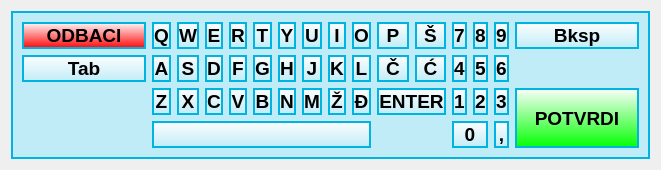
<?xml version="1.0" encoding="UTF-8"?>
<ui version="4.0">
 <class>Form</class>
 <widget class="QWidget" name="Form">
  <property name="enabled">
   <bool>true</bool>
  </property>
  <property name="geometry">
   <rect>
    <x>0</x>
    <y>0</y>
    <width>1285</width>
    <height>358</height>
   </rect>
  </property>
  <property name="sizePolicy">
   <sizepolicy hsizetype="Fixed" vsizetype="Fixed">
    <horstretch>0</horstretch>
    <verstretch>0</verstretch>
   </sizepolicy>
  </property>
  <property name="windowTitle">
   <string/>
  </property>
  <layout class="QHBoxLayout" name="horizontalLayout">
   <property name="sizeConstraint">
    <enum>QLayout::SetFixedSize</enum>
   </property>
   <item>
    <widget class="QFrame" name="frMainFrame">
     <property name="styleSheet">
      <string notr="true">
QFrame{
	background-color: transparent;
}


QFrame#frMainFrame{
    color: rgb(0, 180, 225);
	background-color: #bfecf7;
}


QPushButton 
{
background-color: qlineargradient(spread:reflect, x1:0, y1:0, x2:0, y2:1, stop:0 #fefefe, stop:1 #bfecf7);
border: 2px solid #00b4E1;
}

QPushButton:disabled
{
background-color: qlineargradient(spread:reflect, x1:0, y1:0, x2:0, y2:1, stop:0 #dcdcdc, stop:1 rgb(149, 192, 225));
color: #b2b2b2;
border-color: #00b4E1;
}

QPushButton::pressed
{
background-color: qlineargradient(spread:reflect, x1:0, y1:0, x2:0, y2:1, stop:0 #ffffff, stop:1  rgb(149, 192, 225)c);
color: #888888;
}

QPushButton 
{
font-weight: bold;
font-size:14pt;
}

#btnNumpadMINUS,#btnNumpadPLUS
{
 width: 55px;
}

#btnCANCEL
{
background-color: qlineargradient(spread:reflect, x1:0, y1:0, x2:0, y2:1, stop:0 #fefefe, stop:1 #FF0000);
border: 2px solid #00b4E1;
width:120px;
}

#btnVALID
{
background-color: qlineargradient(spread:reflect, x1:0, y1:0, x2:0, y2:1, stop:0 #fefefe, stop:1 #00FF00);
border: 2px solid #00b4E1;
width:120px;
}
</string>
     </property>
     <property name="frameShape">
      <enum>QFrame::Box</enum>
     </property>
     <property name="frameShadow">
      <enum>QFrame::Plain</enum>
     </property>
     <property name="lineWidth">
      <number>2</number>
     </property>
     <layout class="QHBoxLayout" name="horizontalLayout_2" stretch="5,2">
      <item>
       <layout class="QGridLayout" name="gridLayout_2">
        <item row="0" column="0">
         <widget class="QPushButton" name="btnCANCEL">
          <property name="sizePolicy">
           <sizepolicy hsizetype="Expanding" vsizetype="Expanding">
            <horstretch>0</horstretch>
            <verstretch>0</verstretch>
           </sizepolicy>
          </property>
          <property name="focusPolicy">
           <enum>Qt::NoFocus</enum>
          </property>
          <property name="text">
           <string>ODBACI</string>
          </property>
         </widget>
        </item>
        <item row="0" column="1">
         <widget class="QPushButton" name="btnQ">
          <property name="sizePolicy">
           <sizepolicy hsizetype="Expanding" vsizetype="Expanding">
            <horstretch>0</horstretch>
            <verstretch>0</verstretch>
           </sizepolicy>
          </property>
          <property name="focusPolicy">
           <enum>Qt::NoFocus</enum>
          </property>
          <property name="text">
           <string>Q</string>
          </property>
         </widget>
        </item>
        <item row="0" column="2">
         <widget class="QPushButton" name="btnW">
          <property name="sizePolicy">
           <sizepolicy hsizetype="Expanding" vsizetype="Expanding">
            <horstretch>0</horstretch>
            <verstretch>0</verstretch>
           </sizepolicy>
          </property>
          <property name="focusPolicy">
           <enum>Qt::NoFocus</enum>
          </property>
          <property name="text">
           <string>W</string>
          </property>
         </widget>
        </item>
        <item row="0" column="3">
         <widget class="QPushButton" name="btnE">
          <property name="sizePolicy">
           <sizepolicy hsizetype="Expanding" vsizetype="Expanding">
            <horstretch>0</horstretch>
            <verstretch>0</verstretch>
           </sizepolicy>
          </property>
          <property name="focusPolicy">
           <enum>Qt::NoFocus</enum>
          </property>
          <property name="text">
           <string>E</string>
          </property>
         </widget>
        </item>
        <item row="0" column="4">
         <widget class="QPushButton" name="btnR">
          <property name="sizePolicy">
           <sizepolicy hsizetype="Expanding" vsizetype="Expanding">
            <horstretch>0</horstretch>
            <verstretch>0</verstretch>
           </sizepolicy>
          </property>
          <property name="focusPolicy">
           <enum>Qt::NoFocus</enum>
          </property>
          <property name="text">
           <string>R</string>
          </property>
         </widget>
        </item>
        <item row="0" column="5">
         <widget class="QPushButton" name="btnT">
          <property name="sizePolicy">
           <sizepolicy hsizetype="Expanding" vsizetype="Expanding">
            <horstretch>0</horstretch>
            <verstretch>0</verstretch>
           </sizepolicy>
          </property>
          <property name="focusPolicy">
           <enum>Qt::NoFocus</enum>
          </property>
          <property name="text">
           <string>T</string>
          </property>
         </widget>
        </item>
        <item row="0" column="6">
         <widget class="QPushButton" name="btnY">
          <property name="sizePolicy">
           <sizepolicy hsizetype="Expanding" vsizetype="Expanding">
            <horstretch>0</horstretch>
            <verstretch>0</verstretch>
           </sizepolicy>
          </property>
          <property name="focusPolicy">
           <enum>Qt::NoFocus</enum>
          </property>
          <property name="text">
           <string>Y</string>
          </property>
         </widget>
        </item>
        <item row="0" column="7">
         <widget class="QPushButton" name="btnU">
          <property name="sizePolicy">
           <sizepolicy hsizetype="Expanding" vsizetype="Expanding">
            <horstretch>0</horstretch>
            <verstretch>0</verstretch>
           </sizepolicy>
          </property>
          <property name="focusPolicy">
           <enum>Qt::NoFocus</enum>
          </property>
          <property name="text">
           <string>U</string>
          </property>
         </widget>
        </item>
        <item row="0" column="8">
         <widget class="QPushButton" name="btnI">
          <property name="sizePolicy">
           <sizepolicy hsizetype="Expanding" vsizetype="Expanding">
            <horstretch>0</horstretch>
            <verstretch>0</verstretch>
           </sizepolicy>
          </property>
          <property name="focusPolicy">
           <enum>Qt::NoFocus</enum>
          </property>
          <property name="text">
           <string>I</string>
          </property>
         </widget>
        </item>
        <item row="0" column="9">
         <widget class="QPushButton" name="btnO">
          <property name="sizePolicy">
           <sizepolicy hsizetype="Expanding" vsizetype="Expanding">
            <horstretch>0</horstretch>
            <verstretch>0</verstretch>
           </sizepolicy>
          </property>
          <property name="focusPolicy">
           <enum>Qt::NoFocus</enum>
          </property>
          <property name="text">
           <string>O</string>
          </property>
         </widget>
        </item>
        <item row="0" column="10">
         <widget class="QPushButton" name="btnP">
          <property name="sizePolicy">
           <sizepolicy hsizetype="Expanding" vsizetype="Expanding">
            <horstretch>0</horstretch>
            <verstretch>0</verstretch>
           </sizepolicy>
          </property>
          <property name="focusPolicy">
           <enum>Qt::NoFocus</enum>
          </property>
          <property name="text">
           <string>P</string>
          </property>
         </widget>
        </item>
        <item row="0" column="11">
         <widget class="QPushButton" name="btnSh">
          <property name="sizePolicy">
           <sizepolicy hsizetype="Expanding" vsizetype="Expanding">
            <horstretch>0</horstretch>
            <verstretch>0</verstretch>
           </sizepolicy>
          </property>
          <property name="focusPolicy">
           <enum>Qt::NoFocus</enum>
          </property>
          <property name="text">
           <string>Š</string>
          </property>
         </widget>
        </item>
        <item row="1" column="0">
         <widget class="QPushButton" name="btnTAB">
          <property name="sizePolicy">
           <sizepolicy hsizetype="Expanding" vsizetype="Expanding">
            <horstretch>0</horstretch>
            <verstretch>0</verstretch>
           </sizepolicy>
          </property>
          <property name="focusPolicy">
           <enum>Qt::NoFocus</enum>
          </property>
          <property name="text">
           <string>Tab</string>
          </property>
         </widget>
        </item>
        <item row="1" column="1">
         <widget class="QPushButton" name="btnA">
          <property name="sizePolicy">
           <sizepolicy hsizetype="Expanding" vsizetype="Expanding">
            <horstretch>0</horstretch>
            <verstretch>0</verstretch>
           </sizepolicy>
          </property>
          <property name="focusPolicy">
           <enum>Qt::NoFocus</enum>
          </property>
          <property name="text">
           <string>A</string>
          </property>
         </widget>
        </item>
        <item row="1" column="2">
         <widget class="QPushButton" name="btnS">
          <property name="sizePolicy">
           <sizepolicy hsizetype="Expanding" vsizetype="Expanding">
            <horstretch>0</horstretch>
            <verstretch>0</verstretch>
           </sizepolicy>
          </property>
          <property name="focusPolicy">
           <enum>Qt::NoFocus</enum>
          </property>
          <property name="text">
           <string>S</string>
          </property>
         </widget>
        </item>
        <item row="1" column="3">
         <widget class="QPushButton" name="btnD">
          <property name="sizePolicy">
           <sizepolicy hsizetype="Expanding" vsizetype="Expanding">
            <horstretch>0</horstretch>
            <verstretch>0</verstretch>
           </sizepolicy>
          </property>
          <property name="focusPolicy">
           <enum>Qt::NoFocus</enum>
          </property>
          <property name="text">
           <string>D</string>
          </property>
         </widget>
        </item>
        <item row="1" column="4">
         <widget class="QPushButton" name="btnF">
          <property name="sizePolicy">
           <sizepolicy hsizetype="Expanding" vsizetype="Expanding">
            <horstretch>0</horstretch>
            <verstretch>0</verstretch>
           </sizepolicy>
          </property>
          <property name="focusPolicy">
           <enum>Qt::NoFocus</enum>
          </property>
          <property name="text">
           <string>F</string>
          </property>
         </widget>
        </item>
        <item row="1" column="5">
         <widget class="QPushButton" name="btnG">
          <property name="sizePolicy">
           <sizepolicy hsizetype="Expanding" vsizetype="Expanding">
            <horstretch>0</horstretch>
            <verstretch>0</verstretch>
           </sizepolicy>
          </property>
          <property name="focusPolicy">
           <enum>Qt::NoFocus</enum>
          </property>
          <property name="text">
           <string>G</string>
          </property>
         </widget>
        </item>
        <item row="1" column="6">
         <widget class="QPushButton" name="btnH">
          <property name="sizePolicy">
           <sizepolicy hsizetype="Expanding" vsizetype="Expanding">
            <horstretch>0</horstretch>
            <verstretch>0</verstretch>
           </sizepolicy>
          </property>
          <property name="focusPolicy">
           <enum>Qt::NoFocus</enum>
          </property>
          <property name="text">
           <string>H</string>
          </property>
         </widget>
        </item>
        <item row="1" column="7">
         <widget class="QPushButton" name="btnJ">
          <property name="sizePolicy">
           <sizepolicy hsizetype="Expanding" vsizetype="Expanding">
            <horstretch>0</horstretch>
            <verstretch>0</verstretch>
           </sizepolicy>
          </property>
          <property name="focusPolicy">
           <enum>Qt::NoFocus</enum>
          </property>
          <property name="text">
           <string>J</string>
          </property>
         </widget>
        </item>
        <item row="1" column="8">
         <widget class="QPushButton" name="btnK">
          <property name="sizePolicy">
           <sizepolicy hsizetype="Expanding" vsizetype="Expanding">
            <horstretch>0</horstretch>
            <verstretch>0</verstretch>
           </sizepolicy>
          </property>
          <property name="focusPolicy">
           <enum>Qt::NoFocus</enum>
          </property>
          <property name="text">
           <string>K</string>
          </property>
         </widget>
        </item>
        <item row="1" column="9">
         <widget class="QPushButton" name="btnL">
          <property name="sizePolicy">
           <sizepolicy hsizetype="Expanding" vsizetype="Expanding">
            <horstretch>0</horstretch>
            <verstretch>0</verstretch>
           </sizepolicy>
          </property>
          <property name="focusPolicy">
           <enum>Qt::NoFocus</enum>
          </property>
          <property name="text">
           <string>L</string>
          </property>
         </widget>
        </item>
        <item row="1" column="10">
         <widget class="QPushButton" name="btnCh">
          <property name="sizePolicy">
           <sizepolicy hsizetype="Expanding" vsizetype="Expanding">
            <horstretch>0</horstretch>
            <verstretch>0</verstretch>
           </sizepolicy>
          </property>
          <property name="focusPolicy">
           <enum>Qt::NoFocus</enum>
          </property>
          <property name="text">
           <string>Č</string>
          </property>
         </widget>
        </item>
        <item row="1" column="11">
         <widget class="QPushButton" name="btnCj">
          <property name="sizePolicy">
           <sizepolicy hsizetype="Expanding" vsizetype="Expanding">
            <horstretch>0</horstretch>
            <verstretch>0</verstretch>
           </sizepolicy>
          </property>
          <property name="focusPolicy">
           <enum>Qt::NoFocus</enum>
          </property>
          <property name="text">
           <string>Ć</string>
          </property>
         </widget>
        </item>
        <item row="3" column="1" colspan="9">
         <widget class="QPushButton" name="btnSPACE">
          <property name="sizePolicy">
           <sizepolicy hsizetype="Expanding" vsizetype="Expanding">
            <horstretch>0</horstretch>
            <verstretch>0</verstretch>
           </sizepolicy>
          </property>
          <property name="focusPolicy">
           <enum>Qt::NoFocus</enum>
          </property>
          <property name="text">
           <string/>
          </property>
         </widget>
        </item>
        <item row="2" column="7">
         <widget class="QPushButton" name="btnM">
          <property name="sizePolicy">
           <sizepolicy hsizetype="Expanding" vsizetype="Expanding">
            <horstretch>0</horstretch>
            <verstretch>0</verstretch>
           </sizepolicy>
          </property>
          <property name="focusPolicy">
           <enum>Qt::NoFocus</enum>
          </property>
          <property name="text">
           <string>M</string>
          </property>
         </widget>
        </item>
        <item row="2" column="6">
         <widget class="QPushButton" name="btnN">
          <property name="sizePolicy">
           <sizepolicy hsizetype="Expanding" vsizetype="Expanding">
            <horstretch>0</horstretch>
            <verstretch>0</verstretch>
           </sizepolicy>
          </property>
          <property name="focusPolicy">
           <enum>Qt::NoFocus</enum>
          </property>
          <property name="text">
           <string>N</string>
          </property>
         </widget>
        </item>
        <item row="2" column="5">
         <widget class="QPushButton" name="btnB">
          <property name="sizePolicy">
           <sizepolicy hsizetype="Expanding" vsizetype="Expanding">
            <horstretch>0</horstretch>
            <verstretch>0</verstretch>
           </sizepolicy>
          </property>
          <property name="focusPolicy">
           <enum>Qt::NoFocus</enum>
          </property>
          <property name="text">
           <string>B</string>
          </property>
         </widget>
        </item>
        <item row="2" column="4">
         <widget class="QPushButton" name="btnV">
          <property name="sizePolicy">
           <sizepolicy hsizetype="Expanding" vsizetype="Expanding">
            <horstretch>0</horstretch>
            <verstretch>0</verstretch>
           </sizepolicy>
          </property>
          <property name="focusPolicy">
           <enum>Qt::NoFocus</enum>
          </property>
          <property name="text">
           <string>V</string>
          </property>
         </widget>
        </item>
        <item row="2" column="3">
         <widget class="QPushButton" name="btnC">
          <property name="sizePolicy">
           <sizepolicy hsizetype="Expanding" vsizetype="Expanding">
            <horstretch>0</horstretch>
            <verstretch>0</verstretch>
           </sizepolicy>
          </property>
          <property name="focusPolicy">
           <enum>Qt::NoFocus</enum>
          </property>
          <property name="text">
           <string>C</string>
          </property>
         </widget>
        </item>
        <item row="2" column="2">
         <widget class="QPushButton" name="btnX">
          <property name="sizePolicy">
           <sizepolicy hsizetype="Expanding" vsizetype="Expanding">
            <horstretch>0</horstretch>
            <verstretch>0</verstretch>
           </sizepolicy>
          </property>
          <property name="focusPolicy">
           <enum>Qt::NoFocus</enum>
          </property>
          <property name="text">
           <string>X</string>
          </property>
         </widget>
        </item>
        <item row="2" column="1">
         <widget class="QPushButton" name="btnZ">
          <property name="sizePolicy">
           <sizepolicy hsizetype="Expanding" vsizetype="Expanding">
            <horstretch>0</horstretch>
            <verstretch>0</verstretch>
           </sizepolicy>
          </property>
          <property name="focusPolicy">
           <enum>Qt::NoFocus</enum>
          </property>
          <property name="text">
           <string>Z</string>
          </property>
         </widget>
        </item>
        <item row="2" column="8">
         <widget class="QPushButton" name="btnZj">
          <property name="sizePolicy">
           <sizepolicy hsizetype="Expanding" vsizetype="Expanding">
            <horstretch>0</horstretch>
            <verstretch>0</verstretch>
           </sizepolicy>
          </property>
          <property name="focusPolicy">
           <enum>Qt::NoFocus</enum>
          </property>
          <property name="text">
           <string>Ž</string>
          </property>
         </widget>
        </item>
        <item row="2" column="9">
         <widget class="QPushButton" name="btnDj">
          <property name="sizePolicy">
           <sizepolicy hsizetype="Expanding" vsizetype="Expanding">
            <horstretch>0</horstretch>
            <verstretch>0</verstretch>
           </sizepolicy>
          </property>
          <property name="focusPolicy">
           <enum>Qt::NoFocus</enum>
          </property>
          <property name="text">
           <string>Đ</string>
          </property>
         </widget>
        </item>
        <item row="2" column="10" colspan="2">
         <widget class="QPushButton" name="btnENTER">
          <property name="sizePolicy">
           <sizepolicy hsizetype="Expanding" vsizetype="Expanding">
            <horstretch>0</horstretch>
            <verstretch>0</verstretch>
           </sizepolicy>
          </property>
          <property name="focusPolicy">
           <enum>Qt::NoFocus</enum>
          </property>
          <property name="text">
           <string>ENTER</string>
          </property>
         </widget>
        </item>
       </layout>
      </item>
      <item>
       <layout class="QGridLayout" name="gridLayout">
        <property name="sizeConstraint">
         <enum>QLayout::SetMinimumSize</enum>
        </property>
        <property name="spacing">
         <number>6</number>
        </property>
        <item row="2" column="0">
         <widget class="QPushButton" name="btnNumpad1">
          <property name="sizePolicy">
           <sizepolicy hsizetype="Expanding" vsizetype="Expanding">
            <horstretch>0</horstretch>
            <verstretch>0</verstretch>
           </sizepolicy>
          </property>
          <property name="focusPolicy">
           <enum>Qt::NoFocus</enum>
          </property>
          <property name="text">
           <string>1</string>
          </property>
         </widget>
        </item>
        <item row="2" column="1">
         <widget class="QPushButton" name="btnNumpad2">
          <property name="sizePolicy">
           <sizepolicy hsizetype="Expanding" vsizetype="Expanding">
            <horstretch>0</horstretch>
            <verstretch>0</verstretch>
           </sizepolicy>
          </property>
          <property name="focusPolicy">
           <enum>Qt::NoFocus</enum>
          </property>
          <property name="text">
           <string>2</string>
          </property>
         </widget>
        </item>
        <item row="3" column="0" colspan="2">
         <widget class="QPushButton" name="btnNumpad0">
          <property name="sizePolicy">
           <sizepolicy hsizetype="Expanding" vsizetype="Expanding">
            <horstretch>0</horstretch>
            <verstretch>0</verstretch>
           </sizepolicy>
          </property>
          <property name="focusPolicy">
           <enum>Qt::NoFocus</enum>
          </property>
          <property name="text">
           <string>0</string>
          </property>
         </widget>
        </item>
        <item row="2" column="2">
         <widget class="QPushButton" name="btnNumpad3">
          <property name="sizePolicy">
           <sizepolicy hsizetype="Expanding" vsizetype="Expanding">
            <horstretch>0</horstretch>
            <verstretch>0</verstretch>
           </sizepolicy>
          </property>
          <property name="focusPolicy">
           <enum>Qt::NoFocus</enum>
          </property>
          <property name="text">
           <string>3</string>
          </property>
         </widget>
        </item>
        <item row="3" column="2">
         <widget class="QPushButton" name="btnNumpadComma">
          <property name="sizePolicy">
           <sizepolicy hsizetype="Expanding" vsizetype="Expanding">
            <horstretch>0</horstretch>
            <verstretch>0</verstretch>
           </sizepolicy>
          </property>
          <property name="focusPolicy">
           <enum>Qt::NoFocus</enum>
          </property>
          <property name="text">
           <string>,</string>
          </property>
         </widget>
        </item>
        <item row="1" column="0">
         <widget class="QPushButton" name="btnNumpad4">
          <property name="sizePolicy">
           <sizepolicy hsizetype="Expanding" vsizetype="Expanding">
            <horstretch>0</horstretch>
            <verstretch>0</verstretch>
           </sizepolicy>
          </property>
          <property name="focusPolicy">
           <enum>Qt::NoFocus</enum>
          </property>
          <property name="text">
           <string>4</string>
          </property>
         </widget>
        </item>
        <item row="1" column="1">
         <widget class="QPushButton" name="btnNumpad5">
          <property name="sizePolicy">
           <sizepolicy hsizetype="Expanding" vsizetype="Expanding">
            <horstretch>0</horstretch>
            <verstretch>0</verstretch>
           </sizepolicy>
          </property>
          <property name="focusPolicy">
           <enum>Qt::NoFocus</enum>
          </property>
          <property name="text">
           <string>5</string>
          </property>
         </widget>
        </item>
        <item row="1" column="2">
         <widget class="QPushButton" name="btnNumpad6">
          <property name="sizePolicy">
           <sizepolicy hsizetype="Expanding" vsizetype="Expanding">
            <horstretch>0</horstretch>
            <verstretch>0</verstretch>
           </sizepolicy>
          </property>
          <property name="focusPolicy">
           <enum>Qt::NoFocus</enum>
          </property>
          <property name="text">
           <string>6</string>
          </property>
         </widget>
        </item>
        <item row="0" column="0">
         <widget class="QPushButton" name="btnNumpad7">
          <property name="sizePolicy">
           <sizepolicy hsizetype="Expanding" vsizetype="Expanding">
            <horstretch>0</horstretch>
            <verstretch>0</verstretch>
           </sizepolicy>
          </property>
          <property name="focusPolicy">
           <enum>Qt::NoFocus</enum>
          </property>
          <property name="text">
           <string>7</string>
          </property>
         </widget>
        </item>
        <item row="0" column="1">
         <widget class="QPushButton" name="btnNumpad8">
          <property name="sizePolicy">
           <sizepolicy hsizetype="Expanding" vsizetype="Expanding">
            <horstretch>0</horstretch>
            <verstretch>0</verstretch>
           </sizepolicy>
          </property>
          <property name="focusPolicy">
           <enum>Qt::NoFocus</enum>
          </property>
          <property name="text">
           <string>8</string>
          </property>
         </widget>
        </item>
        <item row="2" column="3" rowspan="2" colspan="3">
         <widget class="QPushButton" name="btnVALID">
          <property name="sizePolicy">
           <sizepolicy hsizetype="Expanding" vsizetype="Expanding">
            <horstretch>0</horstretch>
            <verstretch>0</verstretch>
           </sizepolicy>
          </property>
          <property name="focusPolicy">
           <enum>Qt::NoFocus</enum>
          </property>
          <property name="text">
           <string>POTVRDI</string>
          </property>
         </widget>
        </item>
        <item row="0" column="2">
         <widget class="QPushButton" name="btnNumpad9">
          <property name="sizePolicy">
           <sizepolicy hsizetype="Expanding" vsizetype="Expanding">
            <horstretch>0</horstretch>
            <verstretch>0</verstretch>
           </sizepolicy>
          </property>
          <property name="focusPolicy">
           <enum>Qt::NoFocus</enum>
          </property>
          <property name="text">
           <string>9</string>
          </property>
         </widget>
        </item>
        <item row="0" column="3" colspan="3">
         <widget class="QPushButton" name="btnBackspace">
          <property name="sizePolicy">
           <sizepolicy hsizetype="Expanding" vsizetype="Expanding">
            <horstretch>0</horstretch>
            <verstretch>0</verstretch>
           </sizepolicy>
          </property>
          <property name="focusPolicy">
           <enum>Qt::NoFocus</enum>
          </property>
          <property name="text">
           <string>Bksp</string>
          </property>
         </widget>
        </item>
       </layout>
      </item>
     </layout>
    </widget>
   </item>
  </layout>
 </widget>
 <resources/>
 <connections/>
</ui>
